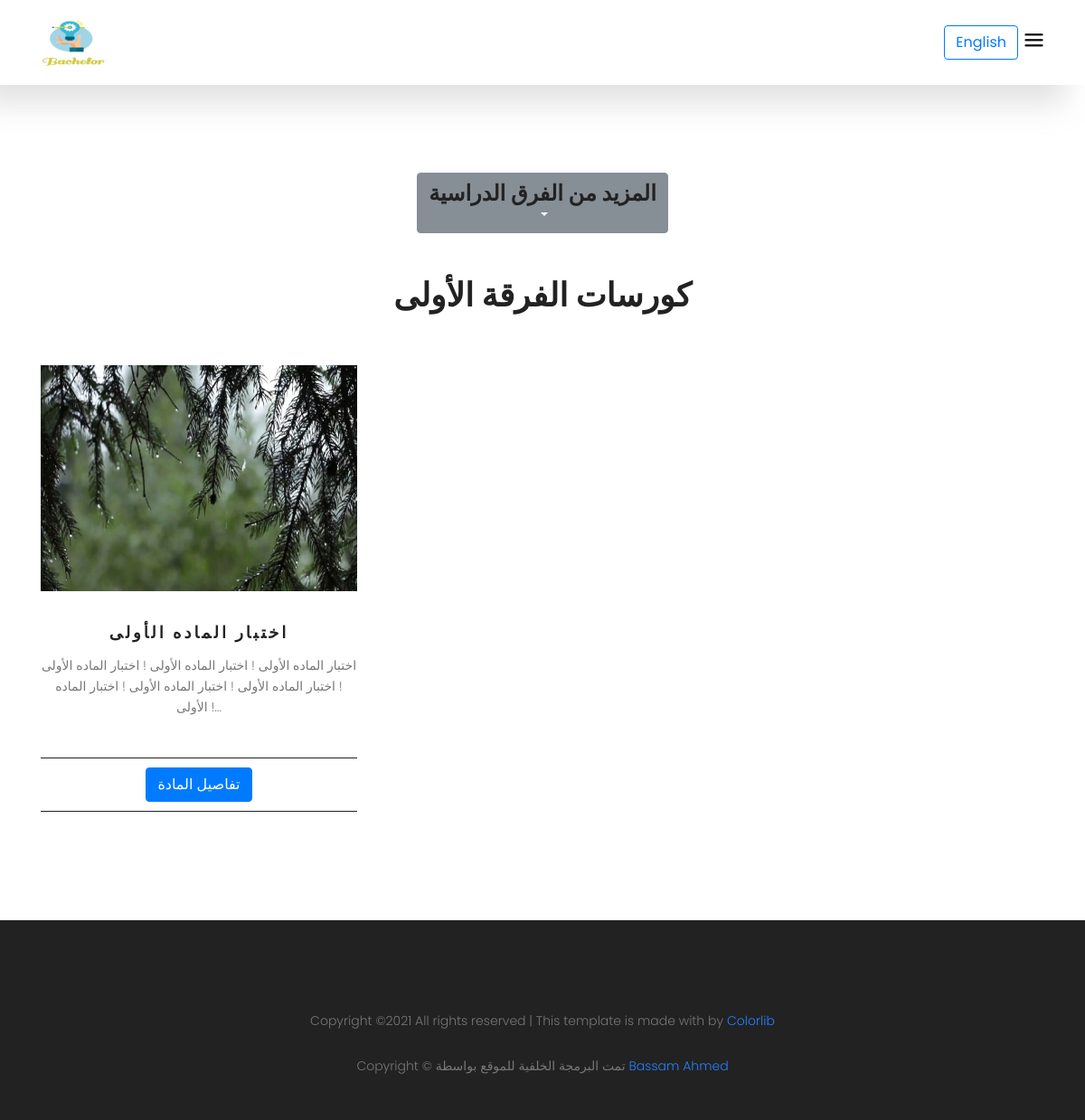
Screenshot of /ar/firstyear (signed in) with the database file from the repository.
### courses/models.py (models this page shows, shortened)
class FirstYear(models.Model):
    name = models.CharField(max_length = 50 , null = True , blank = True)
    name_en = models.CharField(max_length = 50 , null = True , blank = True)
    image = models.ImageField(upload_to = 'first_year_images/' , null = True , blank = True)
    desc = models.TextField(null = True , blank = True)
    desc_en = models.TextField(null = True , blank = True)
    Price = models.IntegerField(default = 0)

### courses/views.py (the view)
# urls.py: path('firstyear', views.firstyear , name = 'firstyear'),
@login_required
def firstyear(request):
    first_year_view = FirstYear.objects.all()
    context = {'first_year_context' : first_year_view }
    return render(request , 'first_year.html' , context)

### courses/templates/first_year.html (shortened to what this page needs)
{% extends "base.html" %}
{% load static %}
{% load bootstrap4 %}
{% block body%}
{% if LANGUAGE_CODE == 'ar' %}
<section class="blog-area section-gap">
	<div class="container">
		<div class="row justify-content-center">
			<div class="col-md-8 pb-30 header-text">
				<h1>
					<div class="dropdown">
						<button class="btn btn-secondary dropdown-toggle" type="button" id="dropdownMenuButton" data-toggle="dropdown" aria-haspopup="true" aria-expanded="false">
							<h3>المزيد من الفرق الدراسية</h3>
						</button>
					</div>
		</h1> <br>
		<h1>كورسات الفرقة الأولى</h1>
			</div>
		</div>
		<div class="row">
			{% for course in first_year_context %}
			<div class="single-blog col-lg-4 col-md-4">
				{% if course.image %}
				<img class="f-img img-fluid mx-auto align-items-center flex-wrap contimg" src="{{course.image.url}}" alt="">
				{% else %}
				<img class="f-img img-fluid mx-auto contimg " src="{% static 'img/noimage.png' %}"  alt="">
				{% endif %}
				<h4 class='text-center'>
					<a href="{% url 'courses:firstyeardetails' course.id %}">{{course.name}}</a>
				</h4>
				<p class='text-center'>{{course.desc|truncatechars:140}}</p>
				<div class="bottom d-flex justify-content-between align-items-center flex-wrap">
					<div class='mx-auto'>
						<a href="{% url 'courses:firstyeardetails' course.id %}">
						{% buttons %}
									<button class="btn btn-primary">تفاصيل المادة</button>
						 {% endbuttons %}
						</a>
					</div>
				</div>
			</div>
			{% endfor %}
		</div>
	</div>
</section>
{% endif %}
{% endblock body %}

### static/css/main.css (style rules this page uses)
body { color: #777777; font-family: "Poppins", sans-serif; font-size: 14px; font-weight: 300; line-height: 1.625em; position: relative; }
a { -webkit-transition: all 0.3s ease 0s; -moz-transition: all 0.3s ease 0s; -o-transition: all 0.3s ease 0s; transition: all 0.3s ease 0s; }
a, a:focus, a:hover { text-decoration: none; outline: 0; }
h1, h2, h3, h4, h5, h6 { font-family: "Poppins", sans-serif; color: #222222; line-height: 1.2em !important; margin-bottom: 0; margin-top: 0; font-weight: 600; }
h1, .h1 { font-size: 36px; }
h3, .h3 { font-size: 24px; }
h4, .h4 { font-size: 20px; }
.pb-30 { padding-bottom: 30px; }
.text-center { text-align: center; }
.flex-wrap { -webkit-flex-wrap: wrap; -moz-flex-wrap: wrap; -ms-flex-wrap: wrap; flex-wrap: wrap; }
h1 { font-size: 36px; }
h3 { font-size: 24px; }
h4 { font-size: 18px; }
h1, h2, h3, h4, h5, h6 { line-height: 1.5em; }
body { position: relative; }
.section-gap { padding: 120px 0; }
.blog-area h1 { text-align: center; margin-bottom: 25px; font-weight: 600; text-transform: capitalize; }
.blog-area p { margin-bottom: 45px; text-align: center; }
.single-blog h4 { text-transform: uppercase; font-weight: 600; letter-spacing: 3px; margin-top: 35px; }
.single-blog a { color: #222; }
.single-blog p { text-align: left; margin-top: 15px; }
.single-blog .bottom { padding: 10px 0; border-top: 1px solid #222; border-bottom: 1px solid #222; }
.single-blog .f-img { -webkit-transition: all 0.3s ease 0s; -moz-transition: all 0.3s ease 0s; -o-transition: all 0.3s ease 0s; transition: all 0.3s ease 0s; }
p { color: #777; }

### static/css/mystyle.css (style rules this page uses)
.contimg { width: 350px; height: 250px; display: block; margin-left: auto; margin-right: auto }

### rows the page displays
FirstYear: image (placeholder picture), name "اختبار الماده الأولى", desc "اختبار الماده الأولى ! اختبار الماده الأولى ! اختبار الماده الأولى ! اختبار الماده الأولى ! اختبار الماده الأولى ! اختبار الماده الأولى !..."
